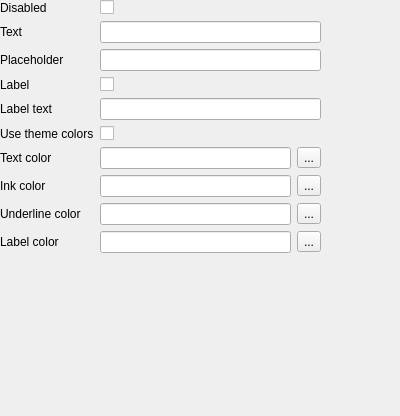
<?xml version="1.0" encoding="UTF-8"?>
<ui version="4.0">
 <class>TextFieldSettingsForm</class>
 <widget class="QWidget" name="TextFieldSettingsForm">
  <property name="geometry">
   <rect>
    <x>0</x>
    <y>0</y>
    <width>400</width>
    <height>416</height>
   </rect>
  </property>
  <property name="windowTitle">
   <string>Form</string>
  </property>
  <widget class="QWidget" name="formLayoutWidget">
   <property name="geometry">
    <rect>
     <x>0</x>
     <y>0</y>
     <width>321</width>
     <height>351</height>
    </rect>
   </property>
   <layout class="QFormLayout" name="formLayout">
    <item row="0" column="0">
     <widget class="QLabel" name="disabledLabel">
      <property name="text">
       <string>Disabled</string>
      </property>
     </widget>
    </item>
    <item row="0" column="1">
     <widget class="QCheckBox" name="disabledCheckBox"/>
    </item>
    <item row="1" column="0">
     <widget class="QLabel" name="textLabel">
      <property name="text">
       <string>Text</string>
      </property>
     </widget>
    </item>
    <item row="1" column="1">
     <widget class="QLineEdit" name="textLineEdit"/>
    </item>
    <item row="2" column="0">
     <widget class="QLabel" name="placeholderLabel">
      <property name="text">
       <string>Placeholder</string>
      </property>
     </widget>
    </item>
    <item row="2" column="1">
     <widget class="QLineEdit" name="placeholderLineEdit"/>
    </item>
    <item row="3" column="0">
     <widget class="QLabel" name="labelLabel_2">
      <property name="text">
       <string>Label</string>
      </property>
     </widget>
    </item>
    <item row="3" column="1">
     <widget class="QCheckBox" name="labelCheckBox"/>
    </item>
    <item row="4" column="0">
     <widget class="QLabel" name="labelLabel">
      <property name="text">
       <string>Label text</string>
      </property>
     </widget>
    </item>
    <item row="4" column="1">
     <widget class="QLineEdit" name="labelTextLineEdit"/>
    </item>
    <item row="5" column="0">
     <widget class="QLabel" name="useThemeColorsLabel">
      <property name="text">
       <string>Use theme colors</string>
      </property>
     </widget>
    </item>
    <item row="5" column="1">
     <widget class="QCheckBox" name="useThemeColorsCheckBox"/>
    </item>
    <item row="6" column="0">
     <widget class="QLabel" name="textColorLabel">
      <property name="text">
       <string>Text color</string>
      </property>
     </widget>
    </item>
    <item row="6" column="1">
     <layout class="QHBoxLayout" name="horizontalLayout">
      <item>
       <widget class="QLineEdit" name="textColorLineEdit"/>
      </item>
      <item>
       <widget class="QToolButton" name="textColorToolButton">
        <property name="text">
         <string>...</string>
        </property>
       </widget>
      </item>
     </layout>
    </item>
    <item row="7" column="0">
     <widget class="QLabel" name="inkColorLabel">
      <property name="text">
       <string>Ink color</string>
      </property>
     </widget>
    </item>
    <item row="7" column="1">
     <layout class="QHBoxLayout" name="horizontalLayout_4">
      <item>
       <widget class="QLineEdit" name="inkColorLineEdit"/>
      </item>
      <item>
       <widget class="QToolButton" name="inkColorToolButton">
        <property name="text">
         <string>...</string>
        </property>
       </widget>
      </item>
     </layout>
    </item>
    <item row="8" column="0">
     <widget class="QLabel" name="underlineColorLabel">
      <property name="text">
       <string>Underline color</string>
      </property>
     </widget>
    </item>
    <item row="8" column="1">
     <layout class="QHBoxLayout" name="horizontalLayout_6">
      <item>
       <widget class="QLineEdit" name="underlineColorLineEdit"/>
      </item>
      <item>
       <widget class="QToolButton" name="underlineColorToolButton">
        <property name="text">
         <string>...</string>
        </property>
       </widget>
      </item>
     </layout>
    </item>
    <item row="9" column="0">
     <widget class="QLabel" name="labelColorLabel">
      <property name="text">
       <string>Label color</string>
      </property>
     </widget>
    </item>
    <item row="9" column="1">
     <layout class="QHBoxLayout" name="horizontalLayout_7">
      <item>
       <widget class="QLineEdit" name="labelColorLineEdit"/>
      </item>
      <item>
       <widget class="QToolButton" name="labelColorToolButton">
        <property name="text">
         <string>...</string>
        </property>
       </widget>
      </item>
     </layout>
    </item>
   </layout>
  </widget>
 </widget>
 <resources/>
 <connections/>
</ui>
